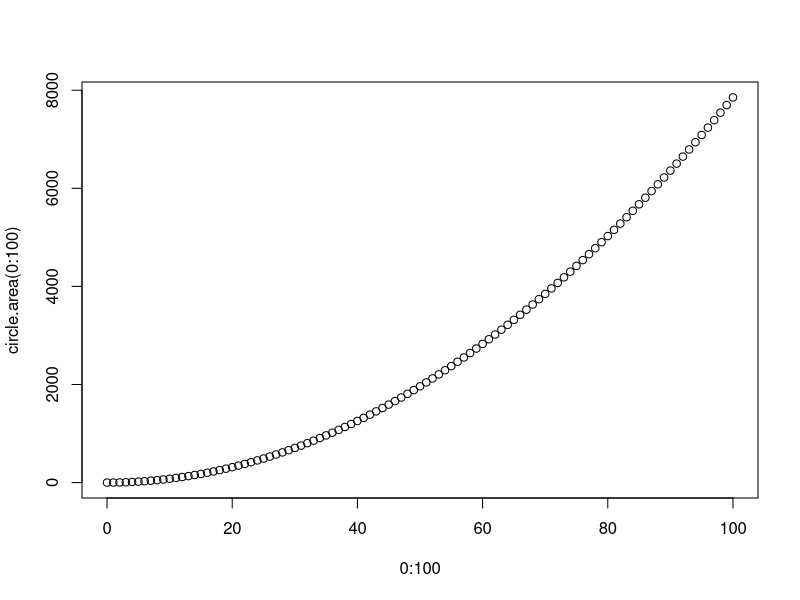
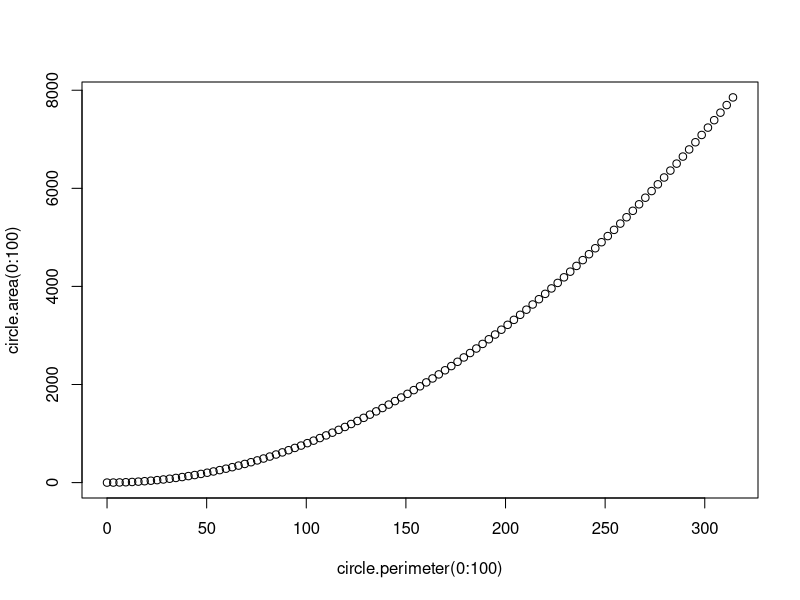
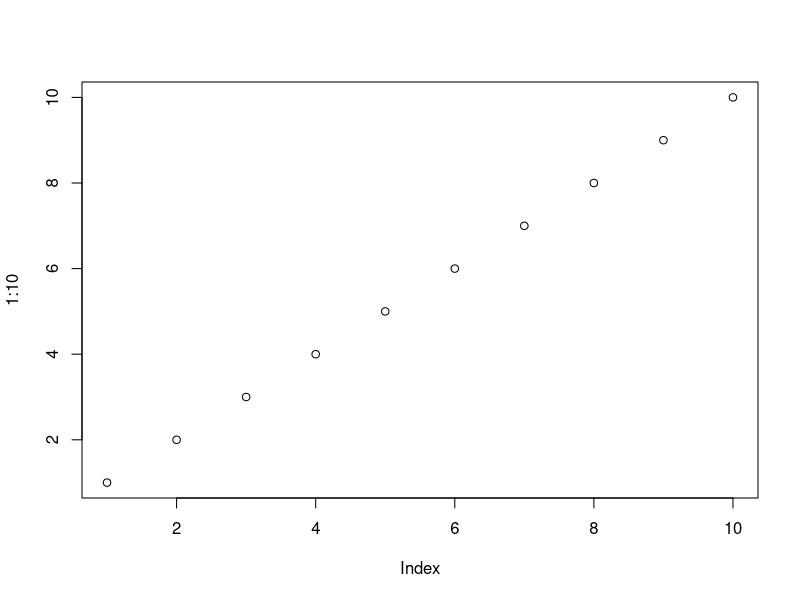
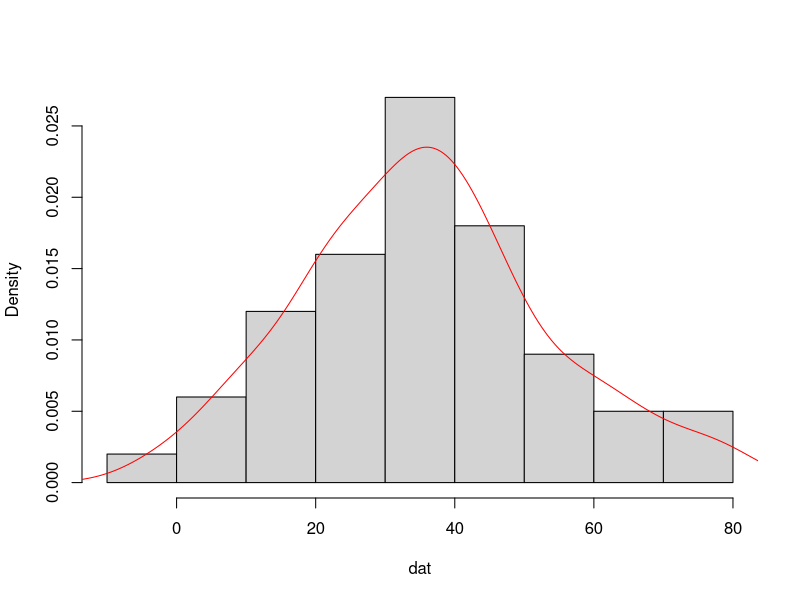
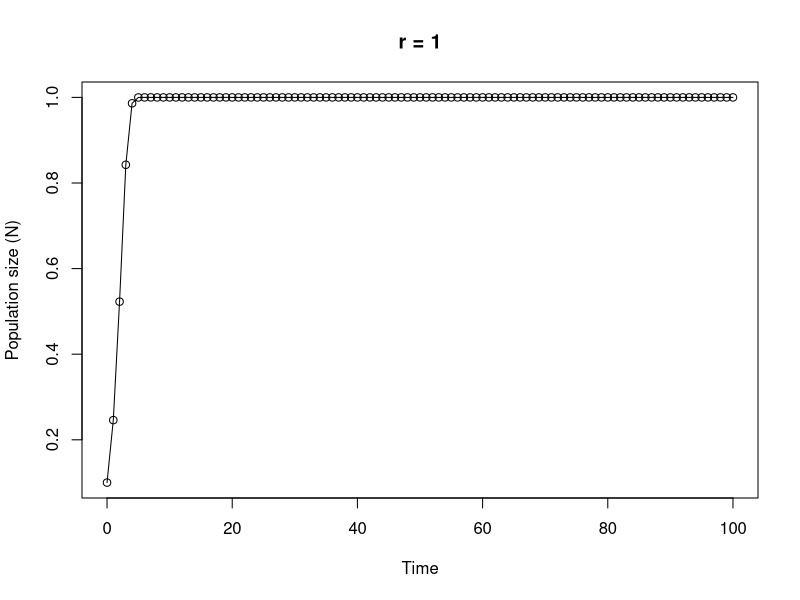

Write the R code that produced these figures, in order.
## ----Q1, results = 'asis', eval= T-------------------------------------------------------------------------

# area of a circle
# the equation to calculate the area of a circle is pi * radius^2

circle.area <- function(d){ 
	pi * (d/2)^2
}

# to use your new function

circle.area(10)
# [1] 78.53982

plot(0:100, circle.area(0:100))

# to test on a vector of diameters
# first create a vector with diameters ranging from 0 to 50 in steps of 10

cir.diam <- seq(from = 0, to = 50, by = 10)

# test your function

circle.area(cir.diam)
# [1]    0.00000   78.53982  314.15927  706.85835 1256.63706 1963.49541

circle.perimeter<- function(d){
  pi*d
}

plot(circle.perimeter(0:100), circle.area(0:100))

cat("test re-render")
plot(1:10)


## ----Q2, tidy = TRUE---------------------------------------------------------------------------------------

far.cent <- function(a){
	val <- (a-32)*5/9
	print(paste("Fahrenheit: ", round(a, digits = 3), "oF",sep = " "), quote = FALSE)# round 3dp
	print(paste("Centigrade: ", round(val, digits = 3), "oC", sep = " "), quote = FALSE)# round 3dp
}

# alternative Fahrenheit to centigrade using cat function

far.cent2 <- function(a){
	val <- (a - 32) * 5/9	#calculation
	cat("Fahrenheit: ", round(a, digits = 3), "oF", "\n")   # use cat function
	cat("Centigrade: ", round(val, digits = 3), "oC", "\n")   
}



## ----Q3----------------------------------------------------------------------------------------------------

# Create a vector of normally distributed data
# length 100, mean 35 and standard deviation of 29

vals <- rnorm(100, 35, 15)	# create some norm dist data mean 35, sd = 15

summary.fun <- function(dat){
	mymean <- round(mean(dat), digits = 4)      	# calc mean
	mymedian <- round(median(dat), digits = 4)    # calc median
	mymin <- round(min(dat), digits = 4)          # calc min
	mymax <- round(max(dat), digits = 4)          # calc max
	print(paste("mean:", mymean, sep = " "), quote = FALSE)     # print mean
	print(paste("median:", mymedian, sep = " "), quote = FALSE)     # print median
	print(paste("range:", "from:", mymin, "to", mymax, sep = " "), quote = FALSE) 
	dens <- density(dat)                          # estimate density curve
	hist(dat, main = "",type = "l",freq = FALSE)  # plot histogram
	lines(dens, lty = 1, col = "red")             # plot density curve
}

# use the function
summary.fun(vals)


## ----Q4----------------------------------------------------------------------------------------------------

# calculate a median

ourmedian <- function(x){
	n <- length(x)
	if (n %% 2 == 1)      # odd numbers
	  sort(x)[(n + 1)/2]  # find the middle number by adding 1 to length and div 2
	else {                # even numbers
	  middletwo <- sort(x)[(n/2) + 0:1]   #find the two middle numbers
	  mean(middletwo)
	  }
}

# use the function
mydat <- sample(1:50, size = 10, replace = TRUE )

# our function
ourmedian(mydat)

# R median function
median(mydat)


## ----Q5, tidy = TRUE---------------------------------------------------------------------------------------

# function to simulate Ricker model

Ricker.model <- function(nzero, r, time, K=1){     # sets initial parameters
  N <- numeric(time + 1)    # creates a real vector of length time+1 to store values of Nt+1
  N[1] <- nzero             # sets initial population size in first element of N
  for (i in 1:time) {				# loops over time
      N[i+1] <- N[i]*exp(r*(1 - N[i]/K))    
  }
  Time <- 0:time   					 # creates vector for x axis
  plot(Time, N, type = "o", xlim = c(0, time), xlab = "Time", ylab = "Population size (N)", main = paste("r =", r, sep=" "))   # plots     output
}

# To run
# play around with the different parameters, especially r
Ricker.model(nzero=0.1,r=1,time=100)


